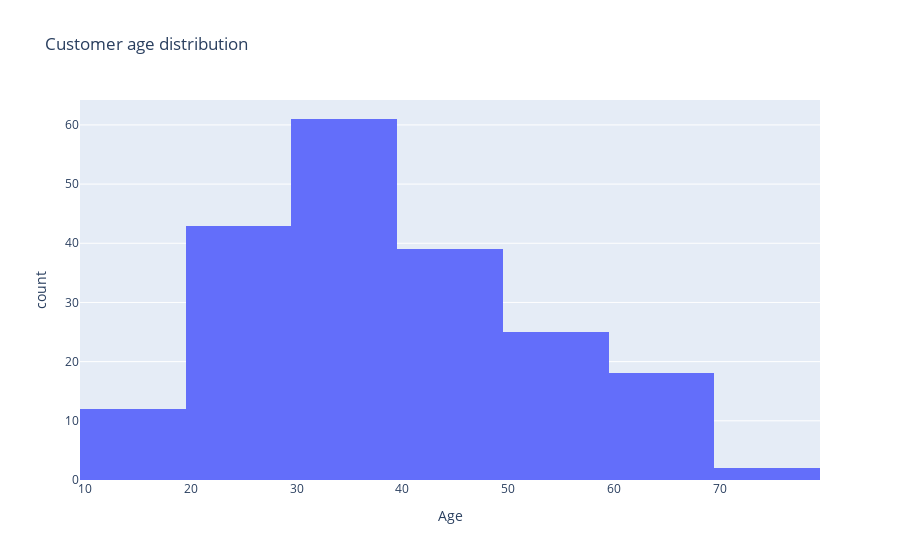

Notebook cell for this chart:
### Markdown cell above
#### 2.2 Bagaimana distribusi skor pengeluaran dari kelompok usia yang berbeda?

### Code cell
px.histogram(customer_df, x="Age", title="Customer age distribution", nbins=10)

### Figure 1 — Plotly figure (JSON) as saved in the notebook; plotly's stock layout.template omitted (floating-point values rounded to 4 significant figures; data arrays with more than 128 entries replaced by an {"elided": "..."} marker saying what was removed)
{"data": [{"alignmentgroup": "True", "bingroup": "x", "hovertemplate": "Age=%{x}<br>count=%{y}<extra></extra>", "legendgroup": "", "marker": {"color": "#636efa", "pattern": {"shape": ""}}, "name": "", "nbinsx": 10, "offsetgroup": "", "orientation": "v", "showlegend": false, "type": "histogram", "x": {"elided": "200 int values"}, "xaxis": "x", "yaxis": "y"}], "layout": {"barmode": "relative", "legend": {"tracegroupgap": 0}, "title": {"text": "Customer age distribution"}, "xaxis": {"anchor": "y", "domain": [0, 1], "title": {"text": "Age"}}, "yaxis": {"anchor": "x", "domain": [0, 1], "title": {"text": "count"}}}}
